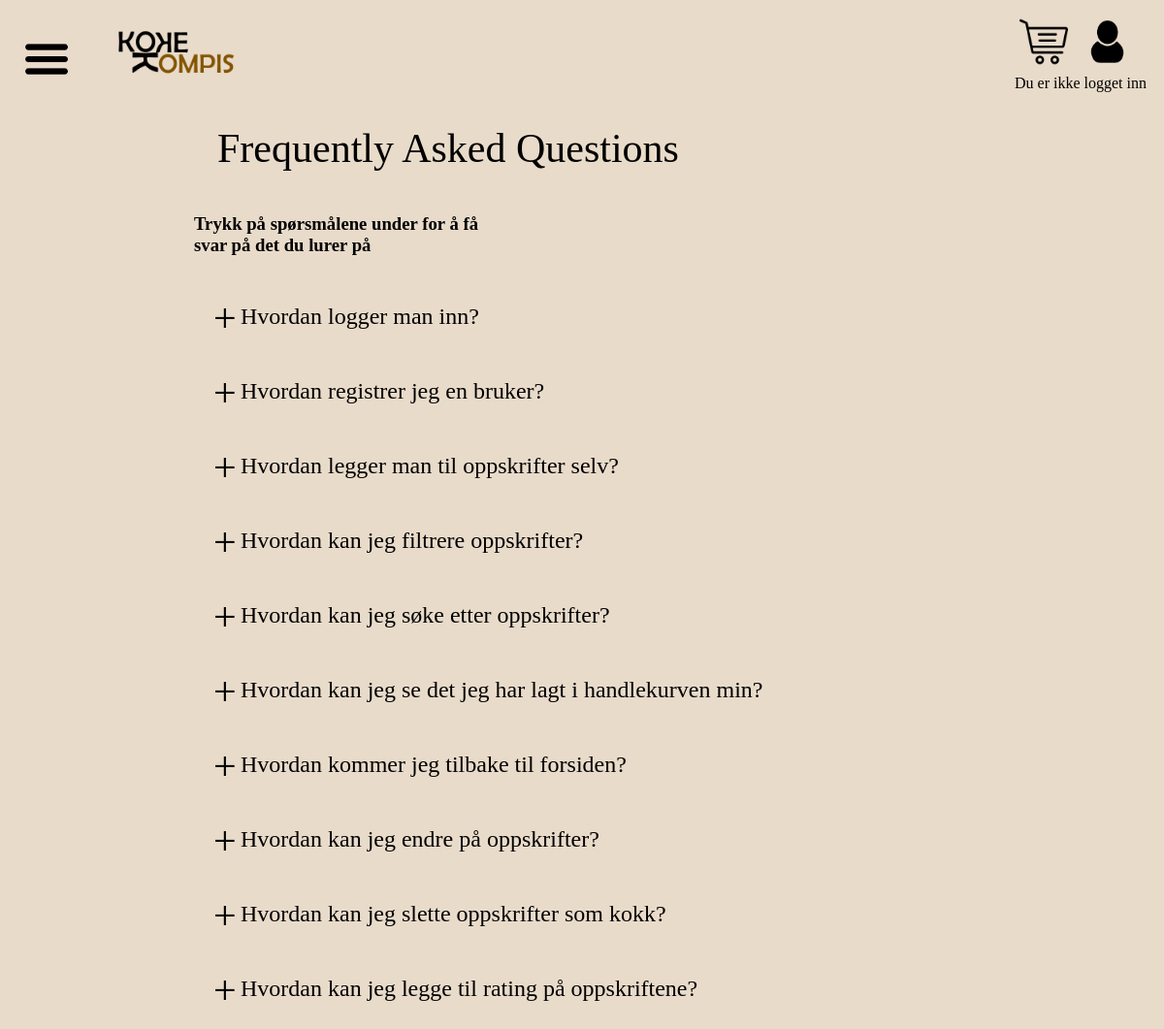
The app's page /faq.php with its own data.
### tables this page shows
CREATE TABLE `faq` (
  `id` int(11) NOT NULL AUTO_INCREMENT,
  `spørsmål_tittel` varchar(255) NOT NULL,
  `spørsmål_svar` varchar(255) NOT NULL,
  PRIMARY KEY (`id`)
);

### faq.php (the view, shortened to what this page needs)
<!DOCTYPE html>
<html lang="en">
<head>
    <link rel="stylesheet" href="css/style.css">
</head>
<body>
    <header>
        <div>
            <div class="menu-container">
                <img class="img-icon menu-icon" src="images/icon-img/menu_icon.png" alt="menu icon">
            </div>
            <a href="index.php"><img class="logo" src="images/logo/kokekompis.png" alt="menu icon"></a>
        </div>
        <div class="space_between">
            <div>
                <a href="handlekurv.php"><img class="img-icon" src="images/icon-img/handlekurv.png"
                        alt="profile icon"></a>
                <a href="log_inn.php"><img class="img-icon" src="images/icon-img/profile_icon.png"
                        alt="profile icon"></a>
                <div class="user-info">
                    <?php
                    if (isset($_SESSION['bruker_id'])) {
                        $bruker_id = show_userinfo($_SESSION['bruker_id']);
                        if ($bruker_id) {
                            echo $bruker_id;
                        } else {
                            echo "ukjent feil, fikk ikke svar fra show user info";
                        }
                    } else {
                        echo "Du er ikke logget inn";
                    }
                    ?>
                </div>
            </div>
        </div>
    </header>
    <div class="center">
        <div class="faq_questions">
            <div class="faq-header">Frequently Asked Questions</div>
            <div>
                <h3>Trykk på spørsmålene under for å få <br> svar på det du lurer på</h3>
            </div>
            <div class="faq-content">
                <?php
                include 'includes/dbh.inc.php';
                $query = "SELECT spørsmål_tittel, spørsmål_svar FROM faq";
                $stmt = $pdo->prepare($query);
                $stmt->execute();
                $result = $stmt->fetchAll(PDO::FETCH_ASSOC);
                if ($result !== false && $stmt->rowCount() > 0) {
                    foreach ($result as $row) {
                        $id = strtolower(str_replace(' ', '_', $row["spørsmål_tittel"]));
                        echo '<div class="faq-question">';
                        echo '<div class="plus">+</div>';
                        echo '<label for="q_' . $id . '" class="panel-title">' . $row["spørsmål_tittel"] . '</label>';
                        echo '</div>';
                    }
                } else {
                    echo "ingen spørsmål funnet i faq";
                }
                ?>
            </div>
        </div>
    </div>
</body>
</html>

### css/style.css (style rules this page uses)
body { background-color: rgb(233, 219, 202); }
header { display: flex; justify-content: space-between; margin: 5px; padding: 5px; }
.img-icon { width: 50px; height: 50px; margin: 5px; }
.logo { width: 150px; margin-left: 20px; }
.space_between { display: flex; justify-content: space-between; }
.menu-container { position: relative; display: inline-block; }
.center { display: flex; justify-content: center; }
.faq-header { font-size: 42px; padding: 24px; }
.faq-content { margin: 0 auto; }
.faq-question { padding: 20px 0; max-width: 800px; display: flex; flex-wrap: wrap; }
.panel-title { font-size: 24px; width: 100%; position: relative; margin: 0; padding: 10px 10px 0 48px; display: block; cursor: pointer; }
.plus { position: absolute; margin-left: 20px; margin-top: 4px; z-index: 5; font-size: 42px; line-height: 100%; -webkit-user-select: none; -moz-user-select: none; -ms-user-select: none; -o-user-select: none; user-select: none; -webkit-transition: .2s ease; -moz-transition: .2s ease; -o-transition: .2s ease; transition: .2s ease; }

### records on screen
faq: spørsmål_tittel "Hvordan logger man inn?"
faq: spørsmål_tittel "Hvordan registrer jeg en bruker?"
faq: spørsmål_tittel "Hvordan legger man til oppskrifter selv?"
faq: spørsmål_tittel "Hvordan kan jeg filtrere oppskrifter?"
faq: spørsmål_tittel "Hvordan kan jeg søke etter oppskrifter?"
faq: spørsmål_tittel "Hvordan kan jeg se det jeg har lagt i handlekurven min?"
faq: spørsmål_tittel "Hvordan kommer jeg tilbake til forsiden?"
faq: spørsmål_tittel "Hvordan kan jeg endre på oppskrifter?"
faq: spørsmål_tittel "Hvordan kan jeg slette oppskrifter som kokk?"
faq: spørsmål_tittel "Hvordan kan jeg legge til rating på oppskriftene?"
